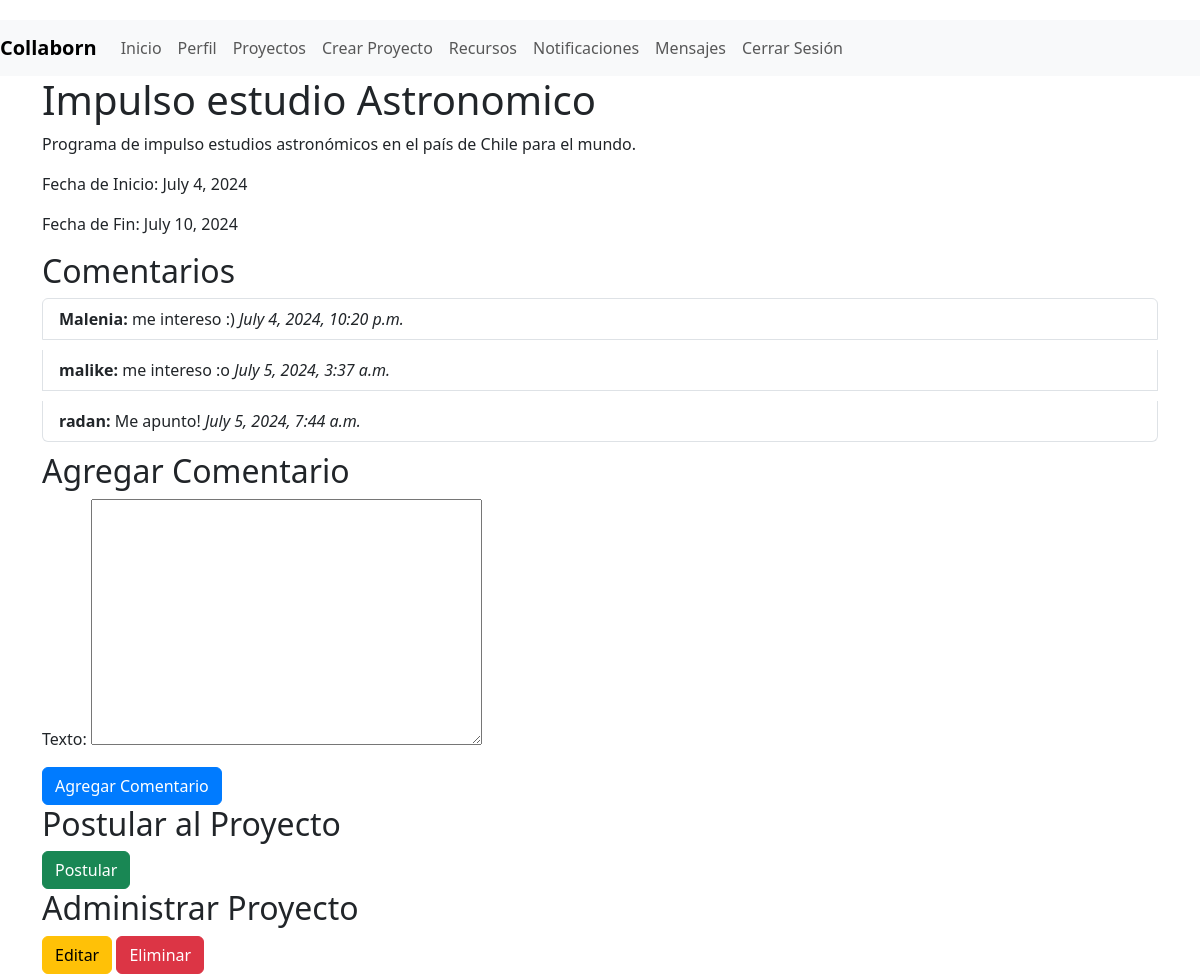
Screenshot of /proyectos/1/ (signed in) with the database file from the repository.
### myapp/models.py (models this page shows, shortened)
class Proyecto(models.Model):
    nombre = models.CharField(max_length=200)
    descripcion = models.TextField()
    fecha_inicio = models.DateField()
    fecha_fin = models.DateField()
    creador = models.ForeignKey(User, related_name='proyectos_creados', on_delete=models.CASCADE)

class Comentario(models.Model):
    proyecto = models.ForeignKey(Proyecto, related_name='comentarios', on_delete=models.CASCADE)
    autor = models.ForeignKey(User, on_delete=models.CASCADE)
    texto = models.TextField()
    fecha_creacion = models.DateTimeField(auto_now_add=True)

### myapp/views.py (the view)
# urls.py: path('proyectos/<int:proyecto_id>/', views.proyecto_detail, name='proyecto_detail'),
@login_required
def proyecto_detail(request, proyecto_id):
    proyecto = get_object_or_404(Proyecto, id=proyecto_id)
    comentarios = proyecto.comentarios.all()
    if request.method == 'POST':
        form = ComentarioForm(request.POST)
        if form.is_valid():
            comentario = form.save(commit=False)
            comentario.proyecto = proyecto
            comentario.autor = request.user
            comentario.save()
            messages.success(request, 'Comentario agregado exitosamente.')
            return redirect('proyecto_detail', proyecto_id=proyecto.id)
        else:
            messages.error(request, 'Error al agregar el comentario.')
    else:
        form = ComentarioForm()
    return render(request, 'myapp/proyecto_detail.html', {'proyecto': proyecto, 'comentarios': comentarios, 'form': form})

### myapp/forms.py
class ComentarioForm(forms.ModelForm):
    class Meta:
        model = Comentario
        fields = ['texto']

### myapp/templates/myapp/proyecto_detail.html (shortened to what this page needs)
{% extends 'myapp/base.html' %}
{% block content %}
<h1>{{ proyecto.nombre }}</h1>
<p>{{ proyecto.descripcion }}</p>
<p>Fecha de Inicio: {{ proyecto.fecha_inicio }}</p>
<p>Fecha de Fin: {{ proyecto.fecha_fin }}</p>
<h2>Comentarios</h2>
<ul class="list-group">
    {% for comentario in comentarios %}
    <li class="list-group-item">
        <strong>{{ comentario.autor.username }}:</strong> {{ comentario.texto }} <em>{{ comentario.fecha_creacion }}</em>
    </li>
    {% endfor %}
</ul>
<h2>Agregar Comentario</h2>
<form method="post">
    {{ form.as_p }}
    <button type="submit" class="btn btn-primary">Agregar Comentario</button>
</form>
<h2>Postular al Proyecto</h2>
<form method="post" action="{% url 'postular_proyecto' proyecto.id %}">
    <button type="submit" class="btn btn-success">Postular</button>
</form>
<h2>Administrar Proyecto</h2>
<a href="{% url 'proyecto_edit' proyecto.id %}" class="btn btn-warning">Editar</a>
<a href="{% url 'proyecto_delete' proyecto.id %}" class="btn btn-danger">Eliminar</a>
{% endblock %}

### myapp/static/css/style.css (style rules this page uses)
body { padding-top: 20px; }
.btn-primary { background-color: #007bff; border-color: #007bff; }
.list-group-item { margin-bottom: 10px; }

### rows the page displays
Proyecto: nombre "Impulso estudio Astronomico", descripcion "Programa de impulso estudios astronómicos en el país de Chile para el mundo.", fecha_inicio "July 4, 2024", fecha_fin "July 10, 2024"
Comentario: autor.username "Malenia", texto "me intereso :)", fecha_creacion "July 4, 2024, 10:20 p.m."
Comentario: autor.username "malike", texto "me intereso :o", fecha_creacion "July 5, 2024, 3:37 a.m."
Comentario: autor.username "radan", texto "Me apunto!", fecha_creacion "July 5, 2024, 7:44 a.m."
